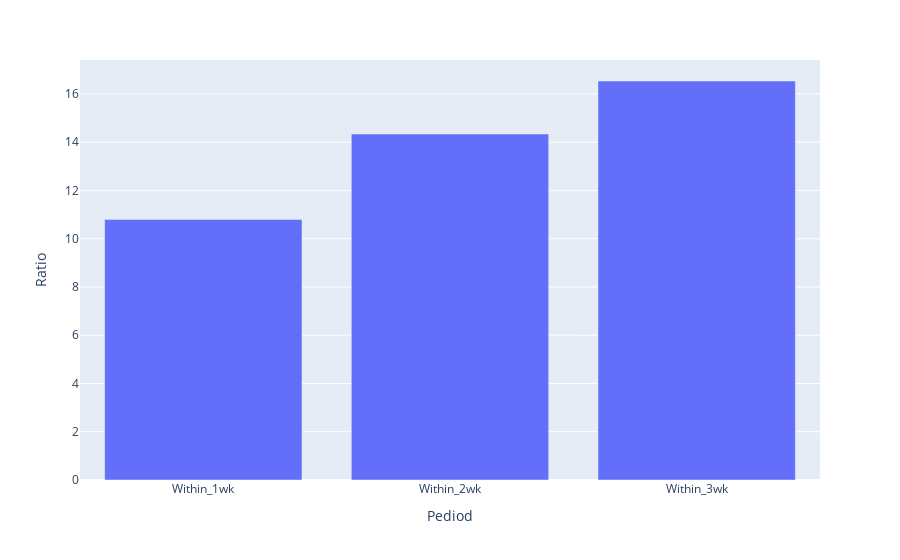

Notebook source saved alongside this figure:
### Code cell
dfagg_idxgrp_idx_prdtyp = do_customers_purchase_same_AGGKEY(df, 'idxgrp_idx_prdtyp')

### Figure 1 — Plotly figure (JSON) as saved in the notebook; plotly's stock layout.template omitted (floating-point values rounded to 4 significant figures)
{"data": [{"alignmentgroup": "True", "hovertemplate": "Pediod=%{x}<br>Ratio=%{y}<extra></extra>", "legendgroup": "", "marker": {"color": "#636efa", "pattern": {"shape": ""}}, "name": "", "offsetgroup": "", "orientation": "v", "showlegend": false, "textposition": "auto", "type": "bar", "x": ["Within_1wk", "Within_2wk", "Within_3wk"], "xaxis": "x", "y": [10.8, 14.34, 16.53], "yaxis": "y"}], "layout": {"barmode": "relative", "legend": {"tracegroupgap": 0}, "margin": {"t": 60}, "xaxis": {"anchor": "y", "domain": [0, 1], "title": {"text": "Pediod"}}, "yaxis": {"anchor": "x", "domain": [0, 1], "title": {"text": "Ratio"}}}}
